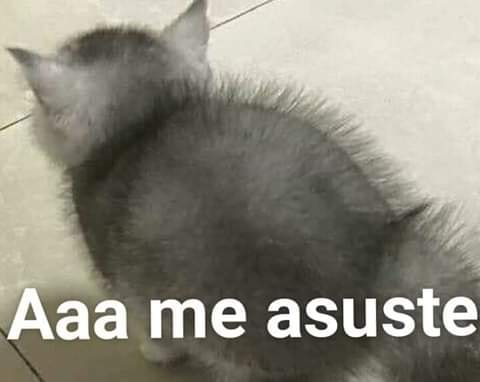
#> input picture pruebas/imgs/susto.jpg, 480 x 382 px
$ python test_size.py
#> lines starting #> are read from the running program, lines starting #| are printed output that depends on the picture
import cv2
import numpy as np

img = cv2.imread('imgs/susto.jpg')
#> img is the input picture: shape (382, 480, 3); mean B, G, R 126.5, 138.1, 141.3
print(img.shape) #382,480
#| (382, 480, 3)

img_rs = cv2.resize(img,(640,480))
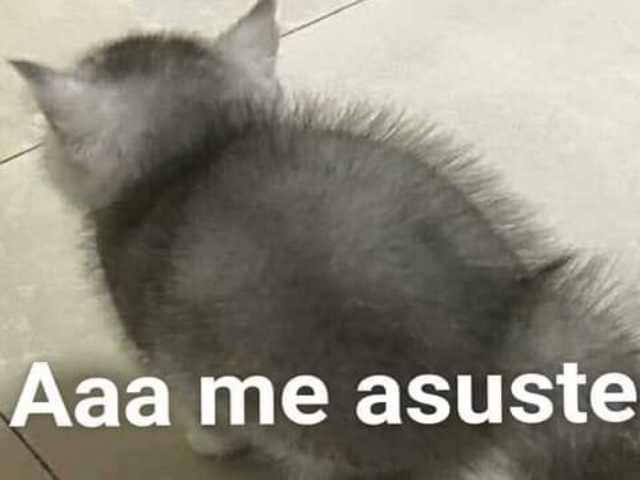
#> img_rs: shape (480, 640, 3); mean B, G, R 126.4, 138, 141.2

img_crop = img[0:200,0:200]
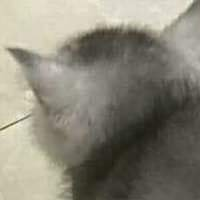
#> img_crop: shape (200, 200, 3); mean B, G, R 119.5, 132.5, 136.3

cv2.imshow('Imagen',img)
cv2.imshow('Imagen redimensionada',img_rs)
cv2.imshow('Imagen cortada',img_crop)


cv2.waitKey(0)

$ run again, with pruebas/imgs/multi_faces.jpg copied over pruebas/imgs/susto.jpg
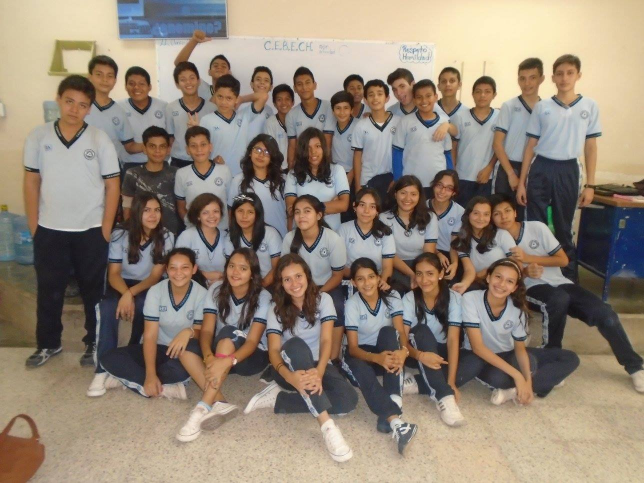
#> input picture pruebas/imgs/multi_faces.jpg, 1288 x 966 px (shown at 1/2 size)
#> img is the input picture: shape (966, 1288, 3); mean B, G, R 118.1, 132.9, 146.6
#| (966, 1288, 3)
#> `img_rs = cv2.resize(img,(640,480))`:
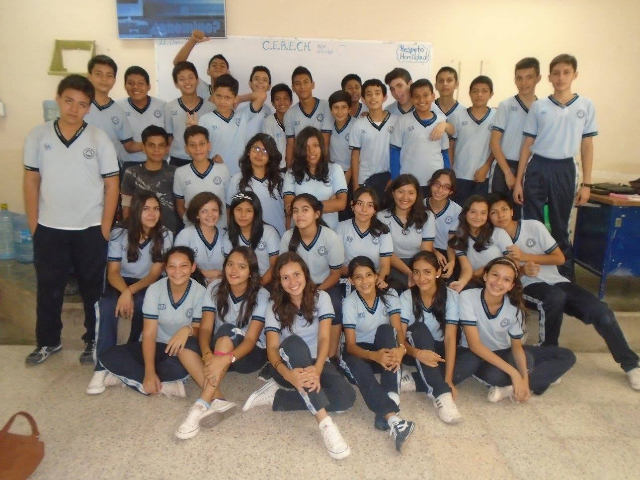
#> img_rs: shape (480, 640, 3); mean B, G, R 118, 132.8, 146.5
#> `img_crop = img[0:200,0:200]`:
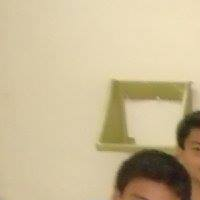
#> img_crop: shape (200, 200, 3); mean B, G, R 149.6, 184.9, 200.8

$ run again, with pruebas/imgs/multi_faces2.jpg copied over pruebas/imgs/susto.jpg
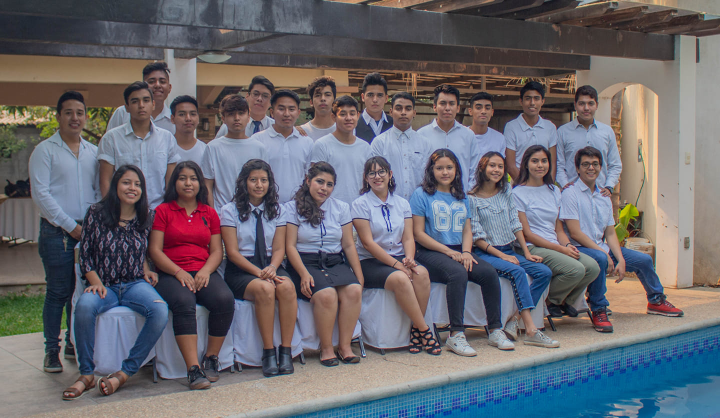
#> input picture pruebas/imgs/multi_faces2.jpg, 1440 x 836 px (shown at 1/2 size)
#> img is the input picture: shape (836, 1440, 3); mean B, G, R 110.6, 104, 105.4
#| (836, 1440, 3)
#> `img_rs = cv2.resize(img,(640,480))`:
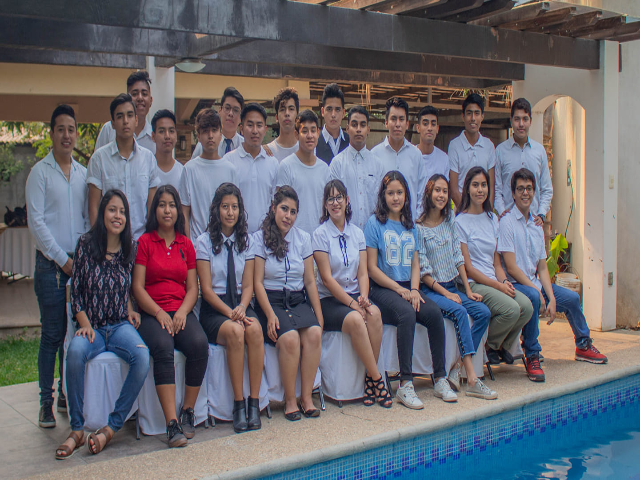
#> img_rs: shape (480, 640, 3); mean B, G, R 110.4, 103.9, 105.3
#> `img_crop = img[0:200,0:200]`:
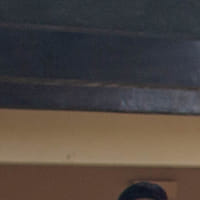
#> img_crop: shape (200, 200, 3); mean B, G, R 64.5, 69.3, 77.7
